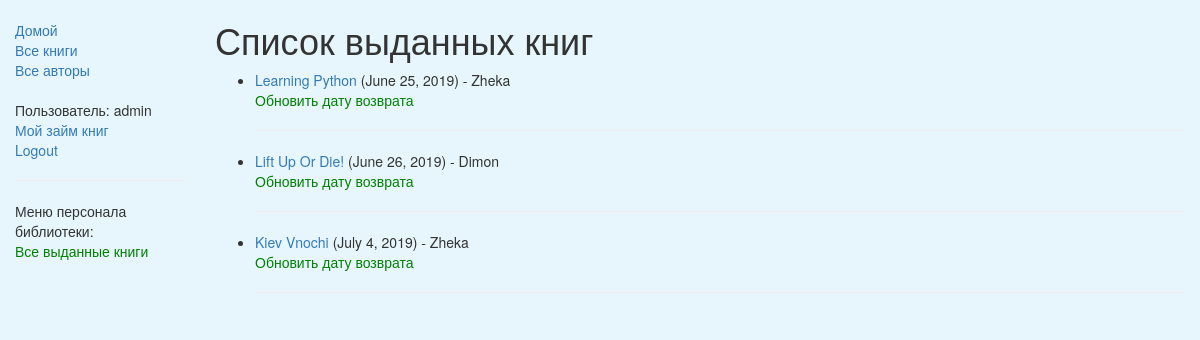
Before: /catalog/borrowed/ (signed in) with the older database file.
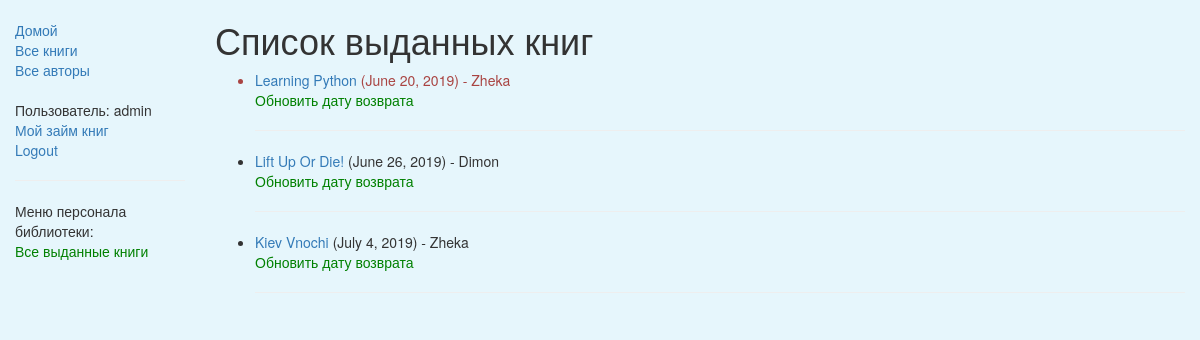
After: the same page with the newer database file.
### catalog/models.py (models this page shows, shortened)
class BookInstance(models.Model):
    id = models.UUIDField(primary_key=True, default=uuid.uuid4, help_text="Unique ID for this particular book across whole library")
    book = models.ForeignKey('Book', on_delete=models.SET_NULL, null=True)
    imprint = models.CharField(max_length=200)
    due_back = models.DateField(null=True, blank=True)
    LOAN_STATUS = (
        ('m', 'Maintenance'),
        ('o', 'On loan'),
        ('a', 'Available'),
        ('r', 'Reserved'),
    )
    status = models.CharField(max_length=1, choices=LOAN_STATUS, blank=True, default='m', help_text='Book availability')
    borrower = models.ForeignKey(User, on_delete=models.SET_NULL, null=True, blank=True)
    @property
    def is_overdue(self):
        if self.due_back and date.today() > self.due_back:
            return True
        return False
    class Meta:
        ordering = ["due_back"]
        permissions = (
            ("can_mark_returned", "Set book as returned"),
            ("can_see_borrowed", "See all borrowers"),
        )

class Book(models.Model):
    title = models.CharField(max_length=200)
    author = models.ForeignKey('Author', on_delete=models.SET_NULL, null=True)
    summary = models.TextField(max_length=1000, help_text="Enter a brief description of the book")
    isbn = models.CharField('ISBN',max_length=13, help_text='13 Character <a href="https://www.isbn-international.org/content/what-isbn">ISBN number</a>')
    genre = models.ManyToManyField(Genre, help_text="Select a genre for this book")
    class Meta:
        ordering = ['-id']
    def display_genre(self):
        """
        Creates a string for the Genre. This is required to display genre in Admin.
        """
        return ', '.join([ genre.name for genre in self.genre.all()[:3] ])
    display_genre.short_description = 'Genre'

### catalog/views.py (the view)
# urls.py: path('borrowed/', views.SeeAllBorrowers.as_view(), name='all-borrowers')
class SeeAllBorrowers(PermissionRequiredMixin, generic.ListView):
    permission_required = 'catalog.can_see_borrowed'
    model = BookInstance
    template_name = 'catalog/borrowers_list.html'
    paginate_by = 10
    def get_queryset(self):
        return BookInstance.objects.filter(status__exact='o').order_by('due_back')

### catalog/templates/catalog/borrowers_list.html (shortened to what this page needs)
{% extends 'catalog/base_generic.html' %}
{% block content %}
    <h1> Список выданных книг</h1>
    {% if bookinstance_list %}
    <ul>
      {% for bookinst in bookinstance_list %}
      <li class="{% if bookinst.is_overdue %}text-danger{% endif %}">
        <a href="{% url 'book-detail' bookinst.book.pk %}">{{bookinst.book.title}}</a> ({{ bookinst.due_back }}) - {{bookinst.borrower}}
        <br>
        <a href="{% url 'renew-book-librarian' bookinst.id %}" class="adm">Обновить дату возврата</a>
        <hr>
      </li>
      {% endfor %}
    </ul>
    {% else %}
      <p>There are no books borrowed.</p>
    {% endif %}
{% endblock content %}

Changed rows visible on the page:
changed BookInstance "Learning Python": due_back "June 25, 2019" → "June 20, 2019"
